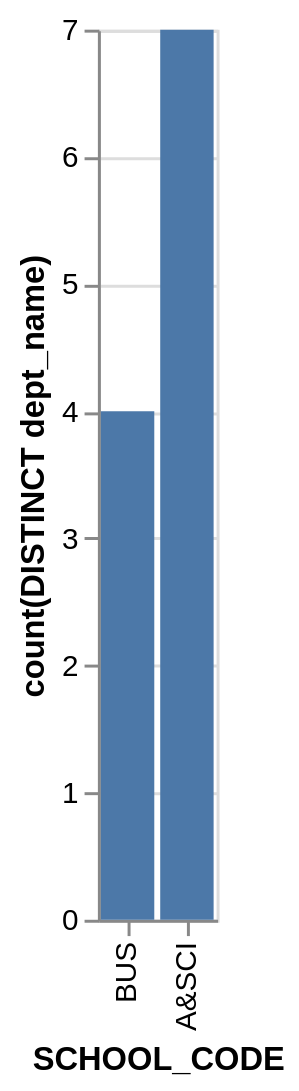

Describe this chart as a Vega-Lite specification.
### Vega-Lite specification from a JSON file in a GitHub repository (floating-point values rounded to 4 significant figures)
{"data": {"values": [{"x_data": "A&SCI", "y_data": 7}, {"x_data": "BUS", "y_data": 4}]}, "mark": "bar", "encoding": {"x": {"field": "x_data", "type": "nominal", "title": "SCHOOL_CODE", "sort": "descending"}, "y": {"field": "y_data", "type": "quantitative", "title": "count(DISTINCT dept_name)"}}}
